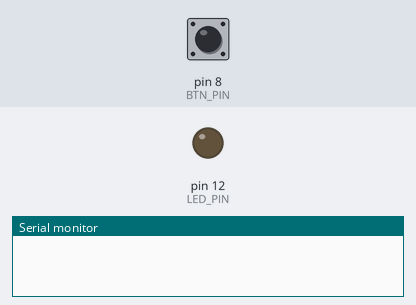
Recording of a sketch running on a simulated Arduino Uno, built with avr-gcc and run on an emulated ATmega328P. On the bench: output pins drawn as LEDs (lit = HIGH), the last lines printed to the serial monitor. The test bench sets the inputs (shaded band); at power-on: pin 8 (BTN_PIN) LOW.

Above: at 1.2 s.
1.3 s: pin 8 (BTN_PIN) pulled HIGH for 0.15 s
At 1.6 s:
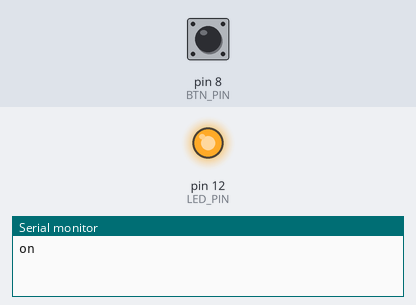
2.9 s: pin 8 (BTN_PIN) pulled HIGH for 1 s
At 4.0 s:
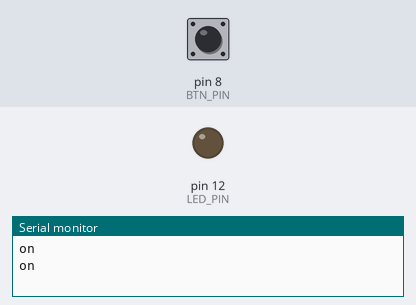
5.4 s: pin 8 (BTN_PIN) pulled HIGH for 3.2 s
At 5.9 s:
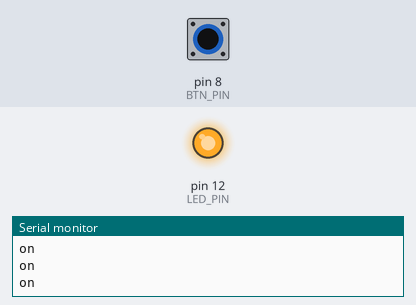
Timing chart, 0 to 8.4 s (numbered marks = the images above; inputs shaded):
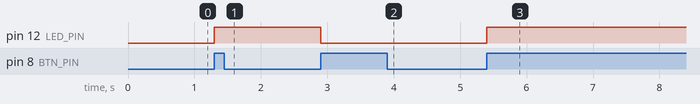

The sketch:

011.button_state_change_detection.ino
```cpp
#define LED_PIN 12
#define BTN_PIN 8

bool prevState = LOW;
bool ledState  = LOW;

void setup() {
  pinMode(LED_PIN, OUTPUT);
  pinMode(BTN_PIN, INPUT);
  Serial.begin(9600);

}

void loop() {
  bool state = digitalRead(BTN_PIN);

  if (state != prevState) {
    if (state == HIGH) {
      ledState = ! ledState;
      digitalWrite(LED_PIN, ledState);
      Serial.println("on");
    }
    delay(50);
  }
  prevState = state;

}
```

Measured:
- after the input at 1.3 s, pin 12 (LED_PIN): LOW → HIGH at once
- after the input at 2.9 s, pin 12 (LED_PIN): HIGH → LOW at once
- after the input at 5.4 s, pin 12 (LED_PIN): LOW → HIGH at once
